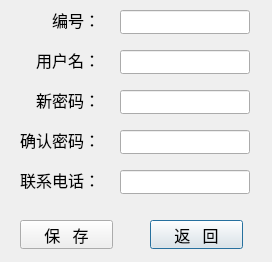
<?xml version="1.0" encoding="UTF-8"?>
<ui version="4.0">
 <class>changeAdminInfoDialog</class>
 <widget class="QDialog" name="changeAdminInfoDialog">
  <property name="geometry">
   <rect>
    <x>0</x>
    <y>0</y>
    <width>272</width>
    <height>262</height>
   </rect>
  </property>
  <property name="windowTitle">
   <string>Dialog</string>
  </property>
  <widget class="QLineEdit" name="phone_edt">
   <property name="geometry">
    <rect>
     <x>120</x>
     <y>170</y>
     <width>130</width>
     <height>24</height>
    </rect>
   </property>
  </widget>
  <widget class="QLineEdit" name="id_edt">
   <property name="geometry">
    <rect>
     <x>120</x>
     <y>10</y>
     <width>130</width>
     <height>24</height>
    </rect>
   </property>
   <property name="readOnly">
    <bool>true</bool>
   </property>
  </widget>
  <widget class="QLineEdit" name="new_passwd_wdt">
   <property name="geometry">
    <rect>
     <x>120</x>
     <y>130</y>
     <width>130</width>
     <height>24</height>
    </rect>
   </property>
   <property name="echoMode">
    <enum>QLineEdit::Password</enum>
   </property>
  </widget>
  <widget class="QLabel" name="passwd_lbl">
   <property name="geometry">
    <rect>
     <x>10</x>
     <y>90</y>
     <width>90</width>
     <height>20</height>
    </rect>
   </property>
   <property name="font">
    <font>
     <family>思源黑体 Medium</family>
     <pointsize>12</pointsize>
    </font>
   </property>
   <property name="text">
    <string>新密码：</string>
   </property>
   <property name="alignment">
    <set>Qt::AlignRight|Qt::AlignTrailing|Qt::AlignVCenter</set>
   </property>
  </widget>
  <widget class="QPushButton" name="back_btn">
   <property name="geometry">
    <rect>
     <x>150</x>
     <y>220</y>
     <width>93</width>
     <height>29</height>
    </rect>
   </property>
   <property name="font">
    <font>
     <family>思源黑体 Medium</family>
     <pointsize>12</pointsize>
    </font>
   </property>
   <property name="text">
    <string>返   回</string>
   </property>
  </widget>
  <widget class="QLabel" name="label">
   <property name="geometry">
    <rect>
     <x>10</x>
     <y>170</y>
     <width>90</width>
     <height>20</height>
    </rect>
   </property>
   <property name="font">
    <font>
     <family>思源黑体 Medium</family>
     <pointsize>12</pointsize>
    </font>
   </property>
   <property name="text">
    <string>联系电话：</string>
   </property>
   <property name="alignment">
    <set>Qt::AlignRight|Qt::AlignTrailing|Qt::AlignVCenter</set>
   </property>
  </widget>
  <widget class="QLineEdit" name="user_name_edt">
   <property name="geometry">
    <rect>
     <x>120</x>
     <y>50</y>
     <width>130</width>
     <height>24</height>
    </rect>
   </property>
   <property name="readOnly">
    <bool>true</bool>
   </property>
  </widget>
  <widget class="QLabel" name="passwd_again_lbl">
   <property name="geometry">
    <rect>
     <x>10</x>
     <y>130</y>
     <width>90</width>
     <height>20</height>
    </rect>
   </property>
   <property name="font">
    <font>
     <family>思源黑体 Medium</family>
     <pointsize>12</pointsize>
    </font>
   </property>
   <property name="text">
    <string>确认密码：</string>
   </property>
   <property name="alignment">
    <set>Qt::AlignRight|Qt::AlignTrailing|Qt::AlignVCenter</set>
   </property>
  </widget>
  <widget class="QLabel" name="id_lbl">
   <property name="geometry">
    <rect>
     <x>10</x>
     <y>10</y>
     <width>90</width>
     <height>20</height>
    </rect>
   </property>
   <property name="font">
    <font>
     <family>思源黑体 Medium</family>
     <pointsize>12</pointsize>
    </font>
   </property>
   <property name="text">
    <string>编号：</string>
   </property>
   <property name="alignment">
    <set>Qt::AlignRight|Qt::AlignTrailing|Qt::AlignVCenter</set>
   </property>
  </widget>
  <widget class="QLineEdit" name="passwd_edt">
   <property name="geometry">
    <rect>
     <x>120</x>
     <y>90</y>
     <width>130</width>
     <height>24</height>
    </rect>
   </property>
   <property name="echoMode">
    <enum>QLineEdit::Password</enum>
   </property>
  </widget>
  <widget class="QLabel" name="username_lbl">
   <property name="geometry">
    <rect>
     <x>10</x>
     <y>50</y>
     <width>90</width>
     <height>20</height>
    </rect>
   </property>
   <property name="font">
    <font>
     <family>思源黑体 Medium</family>
     <pointsize>12</pointsize>
    </font>
   </property>
   <property name="text">
    <string>用户名：</string>
   </property>
   <property name="alignment">
    <set>Qt::AlignRight|Qt::AlignTrailing|Qt::AlignVCenter</set>
   </property>
  </widget>
  <widget class="QPushButton" name="save_btn">
   <property name="geometry">
    <rect>
     <x>20</x>
     <y>220</y>
     <width>93</width>
     <height>29</height>
    </rect>
   </property>
   <property name="font">
    <font>
     <family>思源黑体 Medium</family>
     <pointsize>12</pointsize>
    </font>
   </property>
   <property name="text">
    <string>保   存</string>
   </property>
  </widget>
 </widget>
 <resources/>
 <connections/>
</ui>
